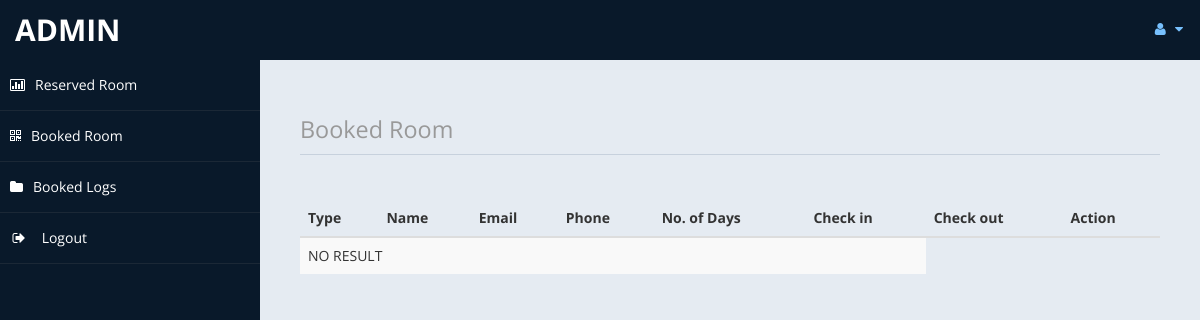
The app's page /admin/bookedRoom.php (signed in), older data.
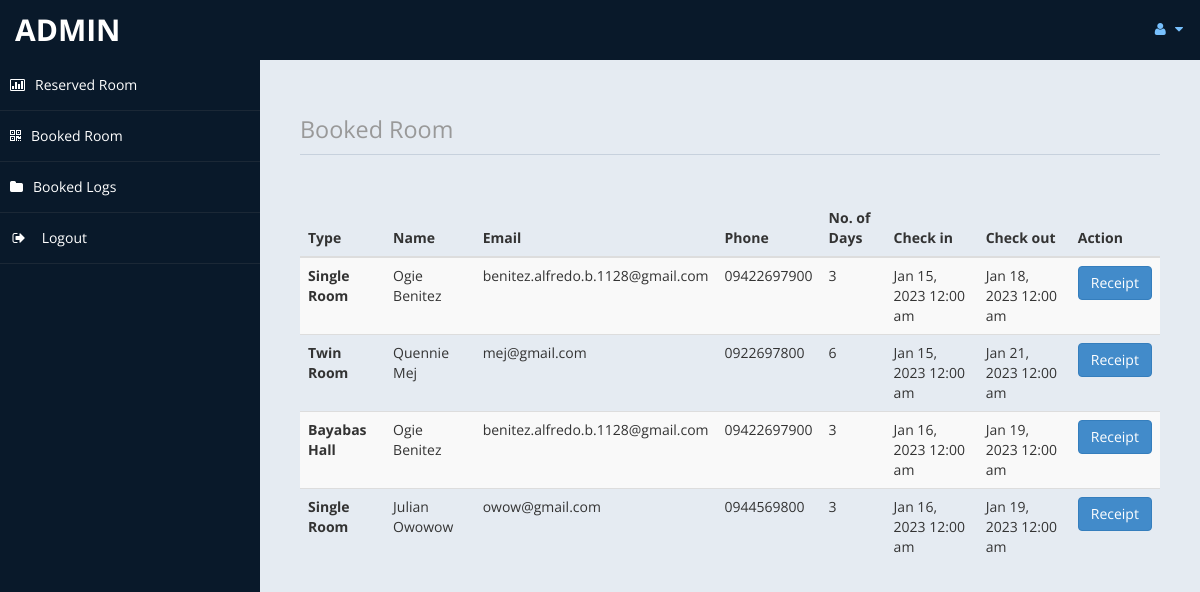
The same page, newer data.
### tables this page shows
CREATE TABLE `roombook` (
  `id` int(10) UNSIGNED NOT NULL,
  `room_id` int(11) NOT NULL,
  `FName` text DEFAULT NULL,
  `LName` text DEFAULT NULL,
  `Email` varchar(50) DEFAULT NULL,
  `Phone` text DEFAULT NULL,
  `Special_Request` varchar(500) DEFAULT NULL,
  `cin` date DEFAULT NULL,
  `cout` date DEFAULT NULL,
  `stat` int(1) DEFAULT NULL
);

### admin/bookedRoom.php (the view, shortened to what the changed rows need)
<!DOCTYPE html>
<html xmlns="http://www.w3.org/1999/xhtml">
<head>
    <link href="assets/css/bootstrap.css" rel="stylesheet" />
    <link href="assets/css/font-awesome.css" rel="stylesheet" />
    <link href="assets/js/morris/morris-0.4.3.min.css" rel="stylesheet" />
    <link href="assets/css/custom-styles.css" rel="stylesheet" />
</head>
<body>
    <div id="wrapper">
        <div id="page-wrapper">
            <div id="page-inner">
                <div class="row">
                    <div class="col-md-12">
                        <h1 class="page-header">
                            <small>Booked Room</small>
                        </h1>
                    </div>
                </div>
                <table class="table table-striped">
                    <thead>
                        <tr>
                            <th scope="col">Type</th>
                            <th scope="col">Name</th>
                            <th scope="col">Email</th>
                            <th scope="col">Phone</th>
                            <th scope="col">No. of Days</th>
                            <th scope="col">Check in</th>
                            <th scope="col">Check out</th>
                            <th scope="col">Action</th>
                        </tr>
                    </thead>
                    <tbody>
                        <?php
                        $con = mysqli_connect("localhost", "root", "", "hotel");
                        $que1 = mysqli_query($con, "SELECT * FROM roombook where stat = 1 ORDER BY cin");
                        $resultSet = [];
                        while ($result = mysqli_fetch_assoc($que1)) {
                            $checkInDateTime = date_create($result["cin"],timezone_open('Asia/Manila'));
                            $checkOutDateTime = date_create($result["cout"],timezone_open('Asia/Manila'));
                            $result["days"] = date_diff( $checkInDateTime, $checkOutDateTime)->format("%d");
                            $room_name = "";
                            $queGetRoomName = mysqli_query($con, "SELECT * FROM room WHERE id = " . $result["room_id"]);
                            if ($res1 = mysqli_fetch_assoc($queGetRoomName)) {
                                $room_name = $res1["type"];
                            }
                            $result["room_type"] = $room_name;
                            array_push($resultSet, $result);
                        }
                        foreach ($resultSet as $result_) {
                            echo '
                                        <tr>
                                        <th scope="row">' . $result_["room_type"] . '</th>
                                        <td>' . $result_["FName"] . ' ' . $result_["LName"] . '</td>
                                        <td>' . $result_["Email"] . '</td>
                                        <td>' . $result_["Phone"] . '</td>
                                        <td>' . $result_["days"] . '</td>
                                        <td>' . date_format(date_create($result_["cin"]), "M d, Y h:i a")  . '</td>
                                        <td>' . date_format(date_create($result_["cout"]), "M d, Y h:i a") . '</td>
                                        <th scope="col">
                                        <a href="print.php?id=' . $result_["id"] . '" target="_blank">
                                            <button type="button" class="btn btn-primary">
                                                    Receipt
                                            </button>
                                        </a>
                                        </th>
                                    </tr>
                                        ';
                        }
                        if (mysqli_num_rows($que1) == 0) {
                            echo '<tr><td colspan="6">NO RESULT</td></tr>';
                        }
                        ?>
                    </tbody>
                </table>
            </div>
        </div>
    </div>
</body>
</html>

Row changes from the older to the newer data that the page shows:
now on this page (row edited): roombook: room_type "Single Room", FName "Ogie", LName "Benitez", Email "benitez.alfredo.b.1128@gmail.com", Phone "09422697900", days "3", cin "Jan 15, 2023 12:00 am", cout "Jan 18, 2023 12:00 am"
added roombook: room_type "Twin Room", FName "Quennie", LName "Mej", Email "mej@gmail.com", Phone "0922697800", days "6", cin "Jan 15, 2023 12:00 am", cout "Jan 21, 2023 12:00 am"
now on this page (row edited): roombook: room_type "Bayabas Hall", FName "Ogie", LName "Benitez", Email "benitez.alfredo.b.1128@gmail.com", Phone "09422697900", days "3", cin "Jan 16, 2023 12:00 am", cout "Jan 19, 2023 12:00 am"
added roombook: room_type "Single Room", FName "Julian", LName "Owowow", Email "owow@gmail.com", Phone "0944569800", days "3", cin "Jan 16, 2023 12:00 am", cout "Jan 19, 2023 12:00 am"
Text that changed along with them:
text no longer shown: "NO RESULT"
